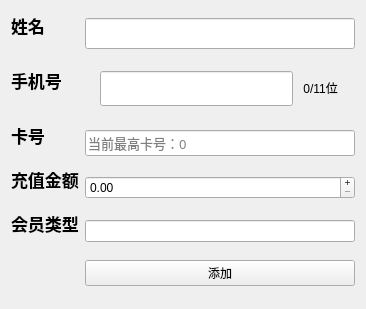
<?xml version="1.0" encoding="UTF-8"?>
<ui version="4.0">
 <class>Form</class>
 <widget class="QWidget" name="Form">
  <property name="windowModality">
   <enum>Qt::NonModal</enum>
  </property>
  <property name="geometry">
   <rect>
    <x>0</x>
    <y>0</y>
    <width>366</width>
    <height>309</height>
   </rect>
  </property>
  <property name="windowTitle">
   <string>添加会员</string>
  </property>
  <layout class="QGridLayout" name="gridLayout">
   <item row="3" column="3">
    <widget class="QLineEdit" name="lineEdit_2">
     <property name="font">
      <font>
       <family>AcadEref</family>
       <pointsize>10</pointsize>
      </font>
     </property>
     <property name="placeholderText">
      <string>当前最高卡号：0</string>
     </property>
    </widget>
   </item>
   <item row="4" column="2">
    <widget class="QLabel" name="label_3">
     <property name="text">
      <string>&lt;html&gt;&lt;head/&gt;&lt;body&gt;&lt;p&gt;&lt;img src=&quot;:/main/充值.png&quot; width=&quot;30&quot; height=&quot;30&quot;/&gt;&lt;span style=&quot; font-size:20pt; font-weight:600; vertical-align:super;&quot;&gt;充值金额&lt;/span&gt;&lt;/p&gt;&lt;/body&gt;&lt;/html&gt;</string>
     </property>
    </widget>
   </item>
   <item row="5" column="2">
    <widget class="QLabel" name="label_2">
     <property name="text">
      <string>&lt;html&gt;&lt;head/&gt;&lt;body&gt;&lt;p&gt;&lt;img src=&quot;:/main/充值.png&quot; width=&quot;30&quot; height=&quot;30&quot;/&gt;&lt;span style=&quot; font-size:20pt; font-weight:600; vertical-align:super;&quot;&gt;会员类型&lt;/span&gt;&lt;/p&gt;&lt;/body&gt;&lt;/html&gt;</string>
     </property>
    </widget>
   </item>
   <item row="6" column="3">
    <widget class="QPushButton" name="pushButton">
     <property name="cursor">
      <cursorShape>PointingHandCursor</cursorShape>
     </property>
     <property name="text">
      <string>添加</string>
     </property>
    </widget>
   </item>
   <item row="4" column="3">
    <widget class="QDoubleSpinBox" name="doubleSpinBox">
     <property name="cursor">
      <cursorShape>IBeamCursor</cursorShape>
     </property>
     <property name="buttonSymbols">
      <enum>QAbstractSpinBox::PlusMinus</enum>
     </property>
     <property name="prefix">
      <string/>
     </property>
     <property name="minimum">
      <double>0.000000000000000</double>
     </property>
     <property name="maximum">
      <double>1000000000.000000000000000</double>
     </property>
     <property name="singleStep">
      <double>10.000000000000000</double>
     </property>
    </widget>
   </item>
   <item row="0" column="2">
    <widget class="QLabel" name="label">
     <property name="text">
      <string>&lt;html&gt;&lt;head/&gt;&lt;body&gt;&lt;p&gt;&lt;img src=&quot;:/main/姓名.png&quot; width=&quot;30&quot; height=&quot;30&quot;/&gt;&lt;span style=&quot; font-size:20pt; font-weight:600; vertical-align:super;&quot;&gt;姓名&lt;/span&gt;&lt;/p&gt;&lt;/body&gt;&lt;/html&gt;</string>
     </property>
    </widget>
   </item>
   <item row="5" column="3">
    <widget class="QLineEdit" name="lineEdit_3">
     <property name="text">
      <string/>
     </property>
    </widget>
   </item>
   <item row="3" column="2">
    <widget class="QLabel" name="label_8">
     <property name="text">
      <string>&lt;html&gt;&lt;head/&gt;&lt;body&gt;&lt;p&gt;&lt;img src=&quot;:/main/卡号.png&quot; width=&quot;30&quot; height=&quot;30&quot;/&gt;&lt;span style=&quot; font-size:20pt; font-weight:600; vertical-align:super;&quot;&gt;卡号&lt;/span&gt;&lt;/p&gt;&lt;/body&gt;&lt;/html&gt;</string>
     </property>
    </widget>
   </item>
   <item row="0" column="3">
    <widget class="QLineEdit" name="lineEdit">
     <property name="font">
      <font>
       <family>黑体</family>
       <pointsize>12</pointsize>
      </font>
     </property>
     <property name="text">
      <string/>
     </property>
    </widget>
   </item>
   <item row="1" column="2">
    <widget class="QLabel" name="label_7">
     <property name="text">
      <string>&lt;html&gt;&lt;head/&gt;&lt;body&gt;&lt;p&gt;&lt;img src=&quot;:/main/电话.png&quot; width=&quot;30&quot; height=&quot;30&quot;/&gt;&lt;span style=&quot; font-size:20pt; font-weight:600; vertical-align:super;&quot;&gt;手机号&lt;/span&gt;&lt;/p&gt;&lt;/body&gt;&lt;/html&gt;</string>
     </property>
    </widget>
   </item>
   <item row="1" column="3">
    <widget class="QWidget" name="horizontalWidget" native="true">
     <property name="sizePolicy">
      <sizepolicy hsizetype="Preferred" vsizetype="Fixed">
       <horstretch>0</horstretch>
       <verstretch>0</verstretch>
      </sizepolicy>
     </property>
     <layout class="QHBoxLayout" name="horizontalLayout" stretch="1,0">
      <property name="spacing">
       <number>1</number>
      </property>
      <property name="sizeConstraint">
       <enum>QLayout::SetDefaultConstraint</enum>
      </property>
      <item>
       <widget class="QLineEdit" name="lineEdit_1">
        <property name="sizePolicy">
         <sizepolicy hsizetype="Maximum" vsizetype="Expanding">
          <horstretch>0</horstretch>
          <verstretch>0</verstretch>
         </sizepolicy>
        </property>
        <property name="font">
         <font>
          <family>Segoe UI Black</family>
          <pointsize>14</pointsize>
          <weight>75</weight>
          <bold>true</bold>
         </font>
        </property>
        <property name="text">
         <string/>
        </property>
        <property name="maxLength">
         <number>11</number>
        </property>
       </widget>
      </item>
      <item>
       <widget class="QLabel" name="label_4">
        <property name="sizePolicy">
         <sizepolicy hsizetype="Fixed" vsizetype="Fixed">
          <horstretch>0</horstretch>
          <verstretch>0</verstretch>
         </sizepolicy>
        </property>
        <property name="text">
         <string> 0/11位</string>
        </property>
       </widget>
      </item>
     </layout>
    </widget>
   </item>
  </layout>
 </widget>
 <tabstops>
  <tabstop>lineEdit</tabstop>
  <tabstop>lineEdit_1</tabstop>
  <tabstop>lineEdit_2</tabstop>
  <tabstop>doubleSpinBox</tabstop>
  <tabstop>lineEdit_3</tabstop>
  <tabstop>pushButton</tabstop>
 </tabstops>
 <resources>
  <include location="../resources/images.qrc"/>
 </resources>
 <connections/>
</ui>
